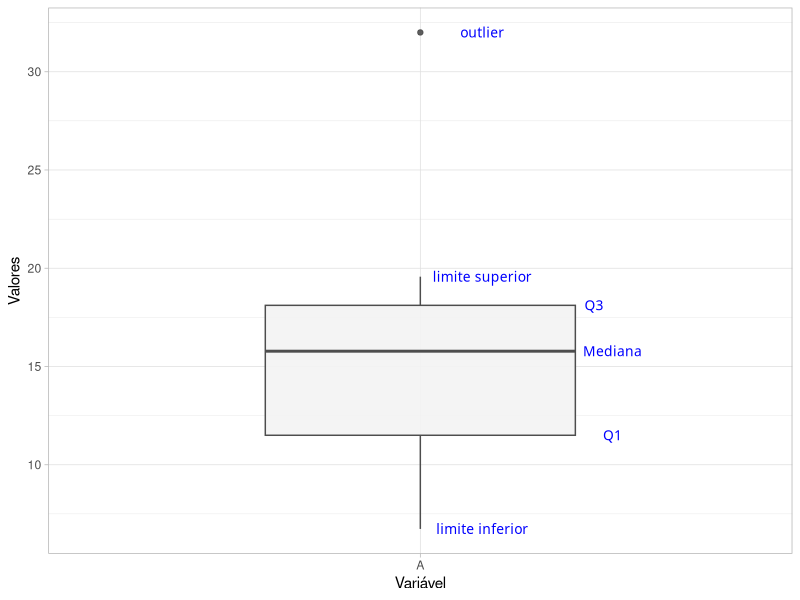
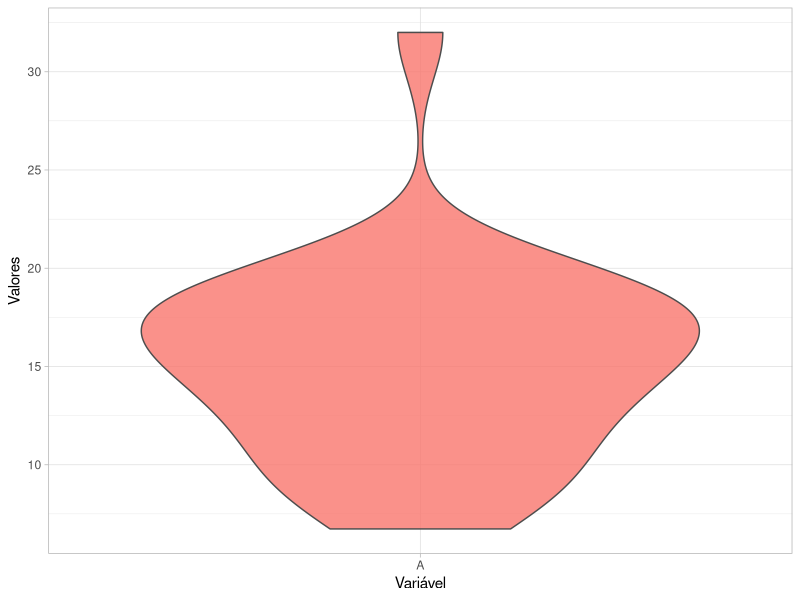
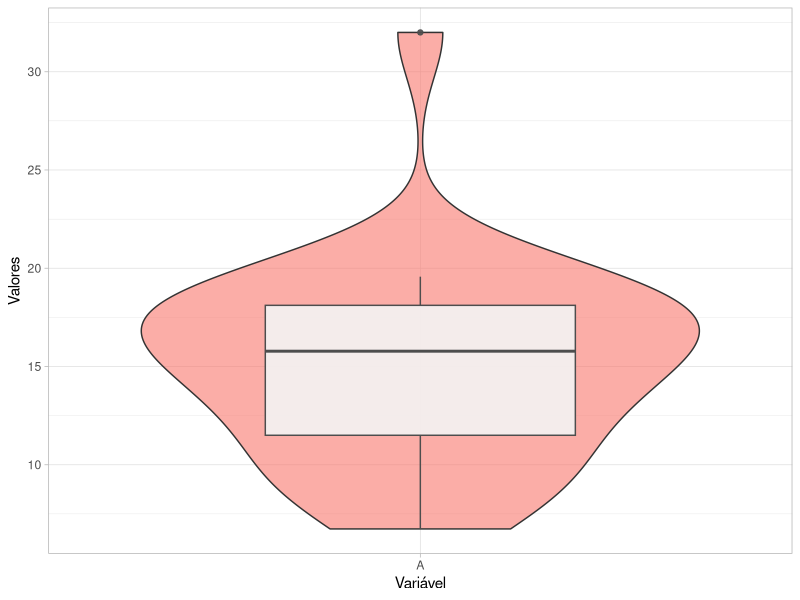
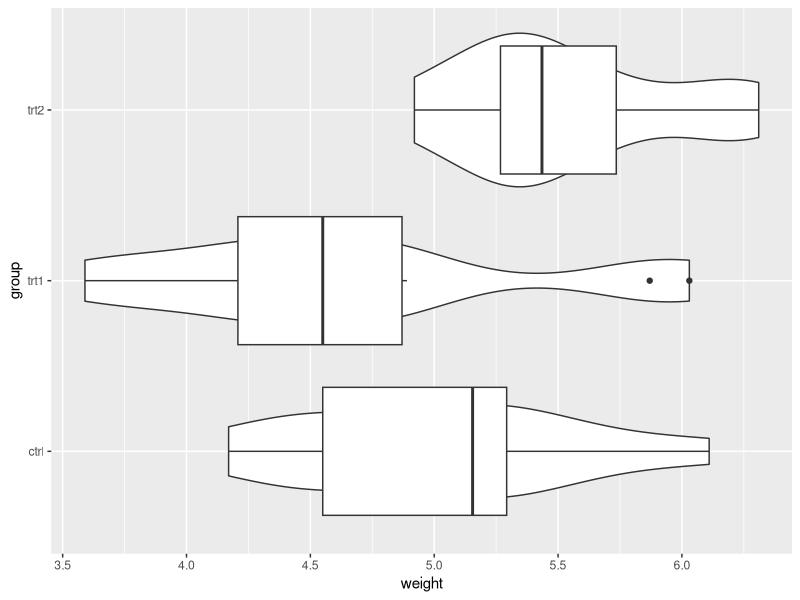
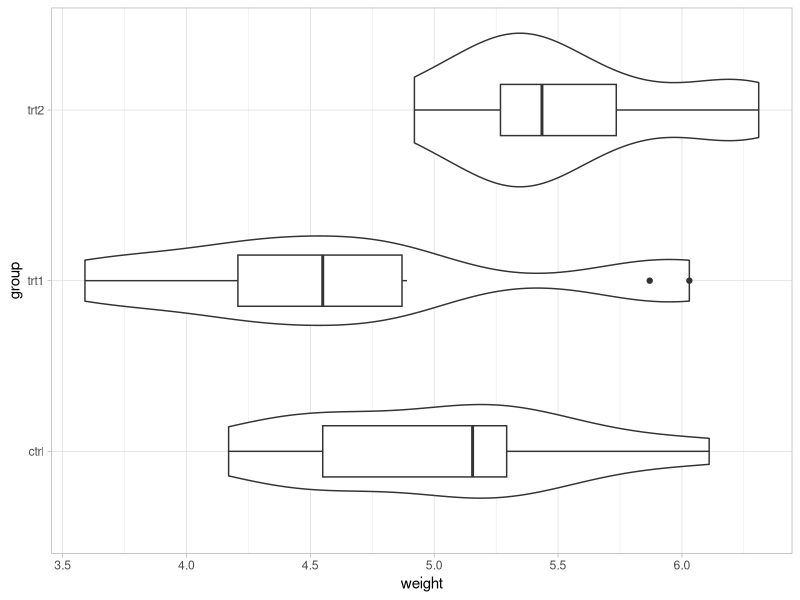
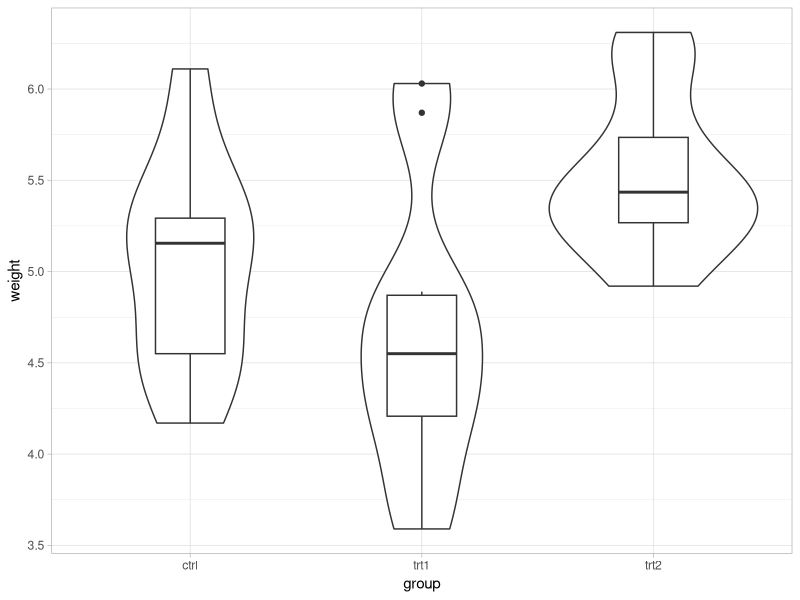
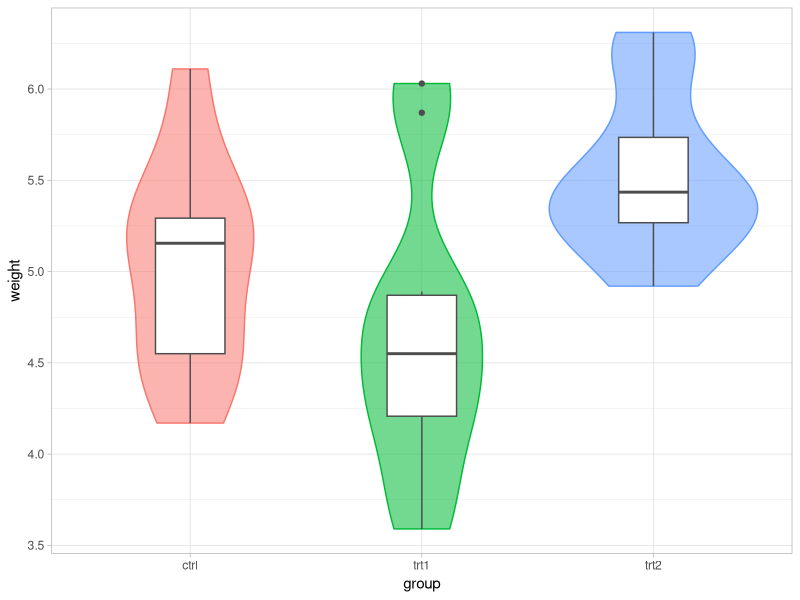
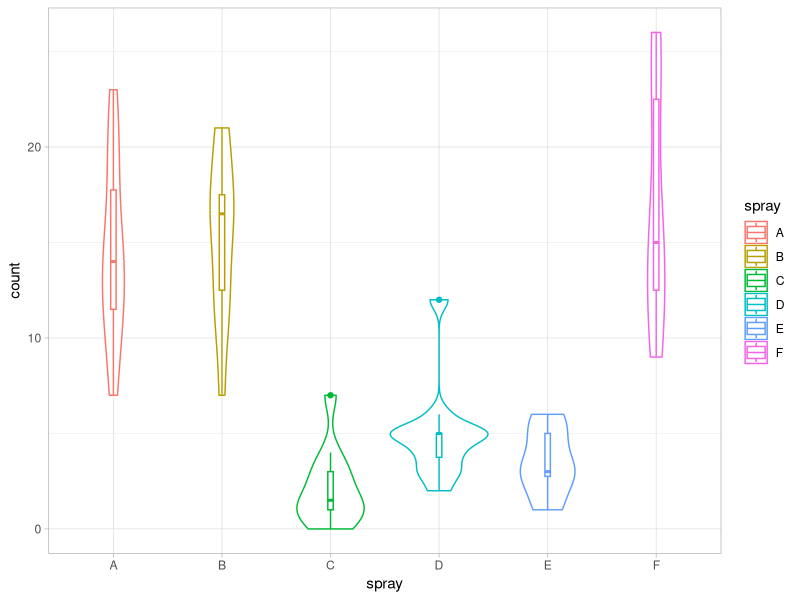

Write R code to recreate these figures, in order.
## ---- chunk 1
library(tidyverse)
library(scales)

A <- c(runif(25, 5, 20), 32)
B <- c(runif(25, 0, 10), 10)
C <- c(runif(25, 10, 15), 20)

D <- data.frame(A, B, C) %>%
  pivot_longer(1:3, names_to = "Variável", values_to = "Valores")

D <- D[D$Variável == "A",]

ggplot(D, aes(x = Variável, y = Valores)) + 
  geom_boxplot(width = .5, color = "grey30", fill = "grey95", alpha = .9,
               show.legend = F) + 
  theme_light() + 
  annotate( # adicionar anotação
  x = 1.1, 
  y = quantile(A)[5], 
  label = "outlier", 
  geom = "text", 
  color = "blue", 
  family = "Bell MT",
  size = 3.5) +
  annotate( # adicionar anotação
  x = 1.1, 
  y = quantile(A, probs = 0.95), 
  label = "limite superior", 
  geom = "text", 
  color = "blue", 
  family = "Bell MT",
  size = 3.5) +
  annotate( # adicionar anotação
  x = 1.28, 
  y = quantile(A)[4], 
  label = "Q3", 
  geom = "text", 
  color = "blue", 
  family = "Bell MT",
  size = 3.5) +
  annotate( # adicionar anotação
  x = 1.31, 
  y = quantile(A)[3], 
  label = "Mediana", 
  geom = "text", 
  color = "blue", 
  family = "Bell MT",
  size = 3.5) +
  annotate( # adicionar anotação
  x = 1.31, 
  y = quantile(A)[2], 
  label = "Q1", 
  geom = "text", 
  color = "blue", 
  family = "Bell MT",
  size = 3.5) +
  annotate( # adicionar anotação
  x = 1.1, 
  y = quantile(A)[1], 
  label = "limite inferior", 
  geom = "text", 
  color = "blue", 
  family = "Bell MT",
  size = 3.5)
  theme(legend.position="none") # retirar a legenda
## ---- chunk 2
ggplot(D, aes(x = Variável, y = Valores, fill = Variável)) + 
  geom_violin(show.legend = F, alpha = .8, color = "grey30") + 
  theme_light() +
  theme(legend.position="none")
## ---- chunk 3
ggplot(D, aes(x = Variável, y = Valores, fill = Variável)) + 
  geom_violin(show.legend = F, alpha = .6) +
  geom_boxplot(width = .5, fill = "grey95", color = "grey30", alpha = .9,
               show.legend = F) + 
  theme_light() +
  theme(legend.position="none") # retirar a legenda
## ---- chunk 4
library(datasets)
library(ggplot2)
## ---- chunk 5
data("PlantGrowth"); data("InsectSprays")
## ---- chunk 6
head(PlantGrowth)
## ---- chunk 7
head(InsectSprays)
## ---- chunk 8
ggplot(PlantGrowth, aes(x = weight, # no eixo 'x' vai o peso
                        y = group)) + # no eixo y os 'grupo
        geom_violin() + # plotar o violin plot
        geom_boxplot()  # plotar o boxplot
## ---- chunk 9
ggplot(PlantGrowth, aes(x=weight, y=group)) + 
  theme_light() + # mudança de tema (estética) do background
  geom_violin() +
  geom_boxplot(width = 0.3) # diminuição das caixas
## ---- chunk 10
ggplot(PlantGrowth, aes(x=weight, y=group)) + 
  theme_light() +
  geom_violin() +
  geom_boxplot(width = 0.3) +
  coord_flip() # caixas na vertical
## ---- chunk 11
ggplot(PlantGrowth, aes(x = weight, y = group)) + 
  theme_light() +
  geom_violin(aes(fill = group, # colorir o interior dos violinos em função dos grupos
                  color = group, # colorir o contorno dos violinos em função dos grupos
                  alpha = 0.5)) + # deixar as cores transparentes (50% de transparência)
  geom_boxplot(width = 0.3, 
               color = "grey30") + # contorne do boxplot em cinza
  coord_flip() +
  theme(legend.position="none") # retirar a legenda
## ---- chunk 12
ggplot(InsectSprays, # tabela de dados
       aes(x = spray, # no eixo 'x' os grupos da coluna spray
           y = count, # no eixo 'y' a contagem de insetos
           color = spray)) + # colorir os gráficos em função de 'spray'
  theme_light() + # mudar o tema do gráfico - cores e estilo do background
  geom_violin() + # plotar o violino
  geom_boxplot(width = 0.05) # plotar as caixas mais 'finas' que o default
